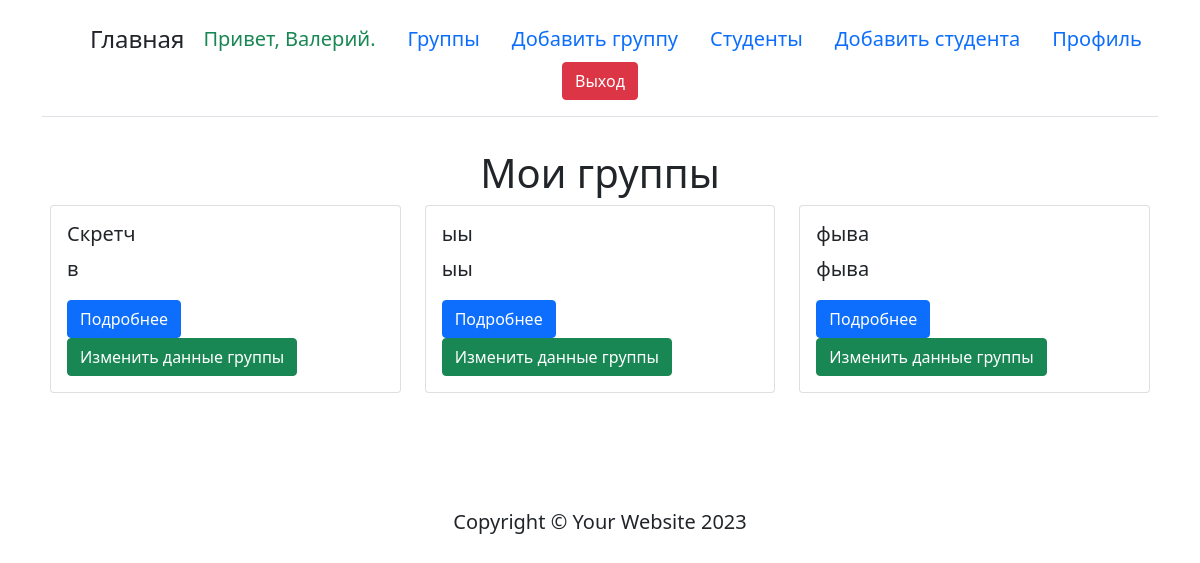
/groups/ (signed in), run on the app's committed database.
### firstapp/models.py (models this page shows, shortened)
class ListGroups(models.Model):
    user = models.ForeignKey(User, on_delete=models.CASCADE,default='')
    name = models.CharField(max_length=250, verbose_name="Заголовок группы")
    description = models.TextField(
        max_length=5000, blank=True, verbose_name="Описание группы")
    class Meta:
        verbose_name = 'Список групп'
        verbose_name_plural = 'Список групп'

### firstapp/views.py (the view)
# urls.py: path("groups/", views.user_groups, name="user_groups"),
@login_required
def user_groups(request):
    user = request.user
    groups = ListGroups.objects.filter(user=user)
    context = {
        "groups": groups
    }
    return render(request, "groups.html", context)

### firstapp/templates/groups.html
{% extends 'layout.html' %}
{% load static %}
{%block content %}
<div class="container">
    <h1 class='text-center'>Мои группы</h1>
    <div class="row">
      {% for group in groups %}
      <div class="col-md-4">
        <div class="card mb-4">
          <div class="card-body">
            <h5 class="card-title">{{ group.name }}</h5>
            <p class="card-text">{{ group.description|truncatechars:50 }}</p>
            <a href="{% url 'group_detail' group.id %}" class="btn btn-primary">Подробнее</a>
            <a href="{% url 'edit_group' group_id=group.id %} " class="btn btn-success">Изменить данные группы</a>
          </div>
        </div>
      </div>
      {% endfor %}
    </div>
  </div>
{% endblock %}

### firstapp/templates/navbar/navbar.html (shortened to what this page needs)
{% load static %}
<div class="container">
    <header class="d-flex flex-wrap justify-content-center py-3 mb-4 border-bottom">
      <a href="/" class="d-flex align-items-center mb-3 mb-md-0 me-md-auto text-dark text-decoration-none">
        <svg class="bi me-2" width="40" height="32"><use xlink:href="#bootstrap"/></svg>
        <span class="fs-4">Главная</span>
      </a>
      {% if user.is_authenticated %}
      <li class="nav-item"><a class="nav-link text-success">Привет, {{ user.first_name }}.</a></li>
      {% if user.is_superuser %}
        <li class="nav-item"><a class="nav-link" href={% url 'admin:index' %}>Админка</a></li>
        <li class="nav-item"><a class="nav-link" href={% url 'user_list' %}>Преподаватели</a></li>
      {% else %}
        <li class="nav-item"><a class="nav-link" href={% url 'user_groups' %}>Группы</a></li>
        <li class="nav-item"><a class="nav-link" href={% url 'add_group' %}>Добавить группу</a></li>
        <li class="nav-item"><a class="nav-link" href={% url 'user_students_list' %}>Студенты</a></li>
        <li class="nav-item"><a class="nav-link" href={% url 'add_students' %}>Добавить студента</a></li>
      {% endif %}
      <li class="nav-item"><a class="nav-link" href={% url 'edit_profile' %}>Профиль</a></li>
      <li class="nav-item"><a class="btn btn-danger" href={% url 'logout' %}>Выход</a></li>
    {% else %}
      <li class="nav-item"><a class="nav-link" href={% url 'register' %}>Регистрация</a></li>
      <li class="nav-item"><a class="nav-link" href={% url 'login' %}>Авторизация</a></li>
    {% endif %}
    </header>
  </div>

### firstapp/templates/navbar/navbar.html (style rules this page uses)
.container { font-size: 20px; }
li { list-style:none; }

### data on the page
ListGroups: name "Скретч", description "в"
ListGroups: name "ыы", description "ыы"
ListGroups: name "фыва", description "фыва"

### other printed values
{{ user.first_name }} "Валерий"
